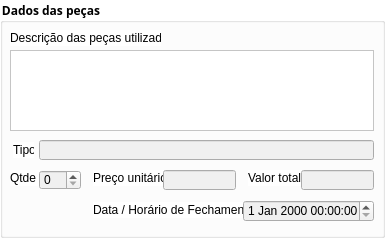
       <widget class="QGroupBox" name="dados_pecas">
        <property name="geometry">
         <rect>
          <x>415</x>
          <y>309</y>
          <width>385</width>
          <height>238</height>
         </rect>
        </property>
        <property name="font">
         <font>
          <family>Microsoft JhengHei</family>
          <weight>75</weight>
          <bold>true</bold>
         </font>
        </property>
        <property name="styleSheet">
         <string notr="true">background-color: rgb(255, 255, 255)</string>
        </property>
        <property name="title">
         <string>Dados das peças</string>
        </property>
        <widget class="QLabel" name="label_33">
         <property name="geometry">
          <rect>
           <x>10</x>
           <y>30</y>
           <width>151</width>
           <height>16</height>
          </rect>
         </property>
         <property name="text">
          <string>Descrição das peças utilizadas</string>
         </property>
        </widget>
        <widget class="QLabel" name="label_34">
         <property name="geometry">
          <rect>
           <x>13</x>
           <y>142</y>
           <width>21</width>
           <height>16</height>
          </rect>
         </property>
         <property name="text">
          <string>Tipo</string>
         </property>
        </widget>
        <widget class="QLineEdit" name="txt_tipo">
         <property name="geometry">
          <rect>
           <x>39</x>
           <y>140</y>
           <width>335</width>
           <height>20</height>
          </rect>
         </property>
         <property name="styleSheet">
          <string notr="true">background-color: rgb(240, 240, 240)</string>
         </property>
        </widget>
        <widget class="QLabel" name="label_35">
         <property name="geometry">
          <rect>
           <x>10</x>
           <y>170</y>
           <width>31</width>
           <height>16</height>
          </rect>
         </property>
         <property name="text">
          <string>Qtde</string>
         </property>
        </widget>
        <widget class="QSpinBox" name="sb_qtde">
         <property name="geometry">
          <rect>
           <x>39</x>
           <y>170</y>
           <width>42</width>
           <height>20</height>
          </rect>
         </property>
         <property name="styleSheet">
          <string notr="true">background-color: rgb(240, 240, 240)</string>
         </property>
        </widget>
        <widget class="QLabel" name="label_36">
         <property name="geometry">
          <rect>
           <x>93</x>
           <y>170</y>
           <width>71</width>
           <height>16</height>
          </rect>
         </property>
         <property name="text">
          <string>Preço unitário</string>
         </property>
        </widget>
        <widget class="QLineEdit" name="txt_preco">
         <property name="geometry">
          <rect>
           <x>163</x>
           <y>170</y>
           <width>73</width>
           <height>20</height>
          </rect>
         </property>
         <property name="styleSheet">
          <string notr="true">background-color: rgb(240, 240, 240)</string>
         </property>
        </widget>
        <widget class="QLineEdit" name="txt_valor">
         <property name="geometry">
          <rect>
           <x>301</x>
           <y>170</y>
           <width>73</width>
           <height>20</height>
          </rect>
         </property>
         <property name="styleSheet">
          <string notr="true">background-color: rgb(240, 240, 240)</string>
         </property>
        </widget>
        <widget class="QLabel" name="label_37">
         <property name="geometry">
          <rect>
           <x>248</x>
           <y>170</y>
           <width>71</width>
           <height>16</height>
          </rect>
         </property>
         <property name="text">
          <string>Valor total</string>
         </property>
        </widget>
        <widget class="QDateTimeEdit" name="dt_fechamento">
         <property name="geometry">
          <rect>
           <x>243</x>
           <y>200</y>
           <width>131</width>
           <height>22</height>
          </rect>
         </property>
         <property name="styleSheet">
          <string notr="true">background-color: rgb(240, 240, 240)</string>
         </property>
        </widget>
        <widget class="QLabel" name="label_38">
         <property name="geometry">
          <rect>
           <x>93</x>
           <y>202</y>
           <width>151</width>
           <height>16</height>
          </rect>
         </property>
         <property name="font">
          <font>
           <weight>50</weight>
           <bold>false</bold>
          </font>
         </property>
         <property name="text">
          <string>Data / Horário de Fechamento</string>
         </property>
        </widget>
        <widget class="QPlainTextEdit" name="plainTextEdit_2">
         <property name="geometry">
          <rect>
           <x>10</x>
           <y>50</y>
           <width>364</width>
           <height>81</height>
          </rect>
         </property>
        </widget>
        <zorder>label_38</zorder>
        <zorder>label_37</zorder>
        <zorder>label_33</zorder>
        <zorder>label_34</zorder>
        <zorder>txt_tipo</zorder>
        <zorder>label_35</zorder>
        <zorder>sb_qtde</zorder>
        <zorder>label_36</zorder>
        <zorder>txt_preco</zorder>
        <zorder>txt_valor</zorder>
        <zorder>dt_fechamento</zorder>
        <zorder>plainTextEdit_2</zorder>
       </widget>
